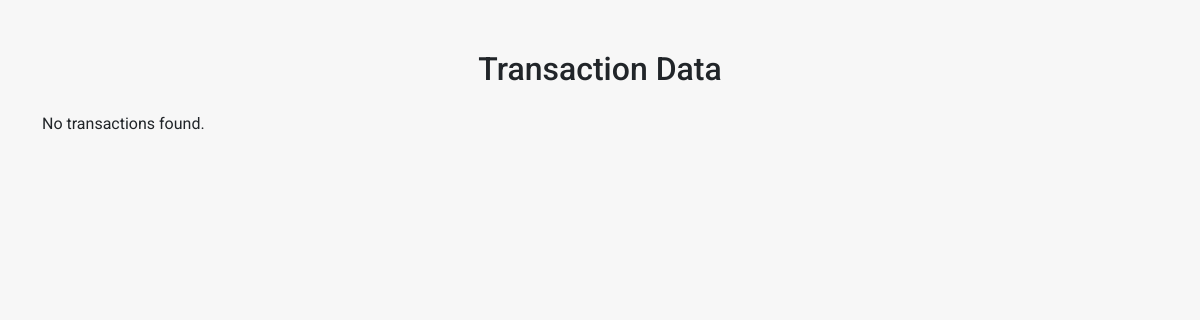
The app's page /admin/getdata.php, older data.
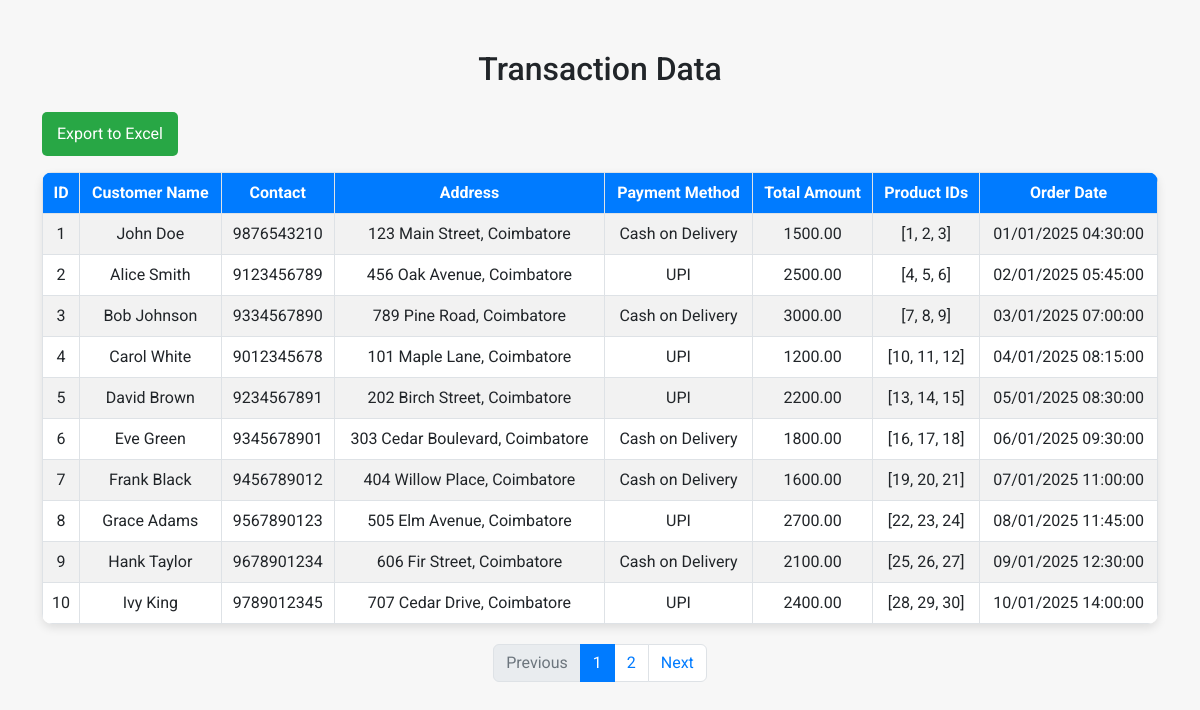
The same page, newer data.
### tables this page shows
CREATE TABLE `transactions` (
  `id` int(11) NOT NULL,
  `customer_name` varchar(100) DEFAULT NULL,
  `contact` varchar(15) DEFAULT NULL,
  `address` text DEFAULT NULL,
  `payment_method` varchar(50) DEFAULT NULL,
  `total_amount` decimal(10,2) DEFAULT NULL,
  `product_ids` longtext DEFAULT NULL CHECK (json_valid(`product_ids`)),
  `order_date` timestamp NOT NULL DEFAULT current_timestamp()
);

### admin/getdata.php (the view, shortened to what this page needs)
<?php
require 'connection.php';
$limit = 10;
$page = isset($_GET['page']) ? (int) $_GET['page'] : 1;
$offset = ($page - 1) * $limit;
$query = "SELECT * FROM transactions LIMIT $limit OFFSET $offset";
$result = mysqli_query($conn, $query);
if ($result && mysqli_num_rows($result) > 0) {
    $transactions = mysqli_fetch_all($result, MYSQLI_ASSOC);
} else {
    $transactions = [];
}
$totalQuery = "SELECT COUNT(*) AS total FROM transactions";
$totalResult = mysqli_query($conn, $totalQuery);
$totalRecords = mysqli_fetch_assoc($totalResult)['total'];
$totalPages = ceil($totalRecords / $limit);
?>
<!DOCTYPE html>
<html lang="en">
<head>
    <link rel="stylesheet" href="https://cdnjs.cloudflare.com/ajax/libs/bootstrap/5.3.0/css/bootstrap.min.css">
</head>
<body>
    <div class="container">
        <h2 class="text-center mb-4">Transaction Data</h2>
        <?php if (!empty($transactions)): ?>
            <div class="d-flex justify-content-between mb-3">
                <a href="?export=excel" class="btn btn-export">Export to Excel</a>
            </div>
            <table class="table table-striped table-bordered">
                <thead>
                    <tr>
                        <th>ID</th>
                        <th>Customer Name</th>
                        <th>Contact</th>
                        <th>Address</th>
                        <th>Payment Method</th>
                        <th>Total Amount</th>
                        <th>Product IDs</th>
                        <th>Order Date</th>
                    </tr>
                </thead>
                <tbody>
                    <?php foreach ($transactions as $transaction): ?>
                        <tr>
                            <td><?php echo $transaction['id']; ?></td>
                            <td><?php echo $transaction['customer_name']; ?></td>
                            <td><?php echo $transaction['contact']; ?></td>
                            <td><?php echo $transaction['address']; ?></td>
                            <td><?php echo $transaction['payment_method']; ?></td>
                            <td><?php echo $transaction['total_amount']; ?></td>
                            <td><?php echo $transaction['product_ids']; ?></td>
                            <td><?php echo date('d/m/Y H:i:s', strtotime($transaction['order_date'])); ?></td>
                        </tr>
                    <?php endforeach; ?>
                </tbody>
            </table>
            <nav aria-label="Page navigation">
                <ul class="pagination">
                    <li class="page-item <?php echo ($page == 1) ? 'disabled' : ''; ?>">
                        <a class="page-link" href="?page=<?php echo ($page - 1); ?>" tabindex="-1">Previous</a>
                    </li>
                    <?php for ($i = 1; $i <= $totalPages; $i++): ?>
                        <li class="page-item <?php echo ($i == $page) ? 'active' : ''; ?>">
                            <a class="page-link" href="?page=<?php echo $i; ?>"><?php echo $i; ?></a>
                        </li>
                    <?php endfor; ?>
                    <li class="page-item <?php echo ($page == $totalPages) ? 'disabled' : ''; ?>">
                        <a class="page-link" href="?page=<?php echo ($page + 1); ?>">Next</a>
                    </li>
                </ul>
            </nav>
        <?php else: ?>
            <p>No transactions found.</p>
        <?php endif; ?>
    </div>
</body>
</html>

Row changes from the older to the newer data that the page shows:
added transactions: id "1", customer_name "John Doe", contact "9876543210", address "123 Main Street, Coimbatore", payment_method "Cash on Delivery", total_amount "1500.00", product_ids "[1, 2, 3]", order_date "01/01/2025 04:30:00"
added transactions: id "2", customer_name "Alice Smith", contact "9123456789", address "456 Oak Avenue, Coimbatore", payment_method "UPI", total_amount "2500.00", product_ids "[4, 5, 6]", order_date "02/01/2025 05:45:00"
added transactions: id "3", customer_name "Bob Johnson", contact "9334567890", address "789 Pine Road, Coimbatore", payment_method "Cash on Delivery", total_amount "3000.00", product_ids "[7, 8, 9]", order_date "03/01/2025 07:00:00"
added transactions: id "4", customer_name "Carol White", contact "9012345678", address "101 Maple Lane, Coimbatore", payment_method "UPI", total_amount "1200.00", product_ids "[10, 11, 12]", order_date "04/01/2025 08:15:00"
added transactions: id "5", customer_name "David Brown", contact "9234567891", address "202 Birch Street, Coimbatore", payment_method "UPI", total_amount "2200.00", product_ids "[13, 14, 15]", order_date "05/01/2025 08:30:00"
added transactions: id "6", customer_name "Eve Green", contact "9345678901", address "303 Cedar Boulevard, Coimbatore", payment_method "Cash on Delivery", total_amount "1800.00", product_ids "[16, 17, 18]", order_date "06/01/2025 09:30:00"
added transactions: id "7", customer_name "Frank Black", contact "9456789012", address "404 Willow Place, Coimbatore", payment_method "Cash on Delivery", total_amount "1600.00", product_ids "[19, 20, 21]", order_date "07/01/2025 11:00:00"
added transactions: id "8", customer_name "Grace Adams", contact "9567890123", address "505 Elm Avenue, Coimbatore", payment_method "UPI", total_amount "2700.00", product_ids "[22, 23, 24]", order_date "08/01/2025 11:45:00"
added transactions: id "9", customer_name "Hank Taylor", contact "9678901234", address "606 Fir Street, Coimbatore", payment_method "Cash on Delivery", total_amount "2100.00", product_ids "[25, 26, 27]", order_date "09/01/2025 12:30:00"
added transactions: id "10", customer_name "Ivy King", contact "9789012345", address "707 Cedar Drive, Coimbatore", payment_method "UPI", total_amount "2400.00", product_ids "[28, 29, 30]", order_date "10/01/2025 14:00:00"
Text that changed along with them:
text no longer shown: "No transactions found."
text now shown: "Export to Excel ID Customer Name Contact Address Payment Method Total Amount Product IDs Order Date Previous Next"
new list line: "1"
new list line: "2"
